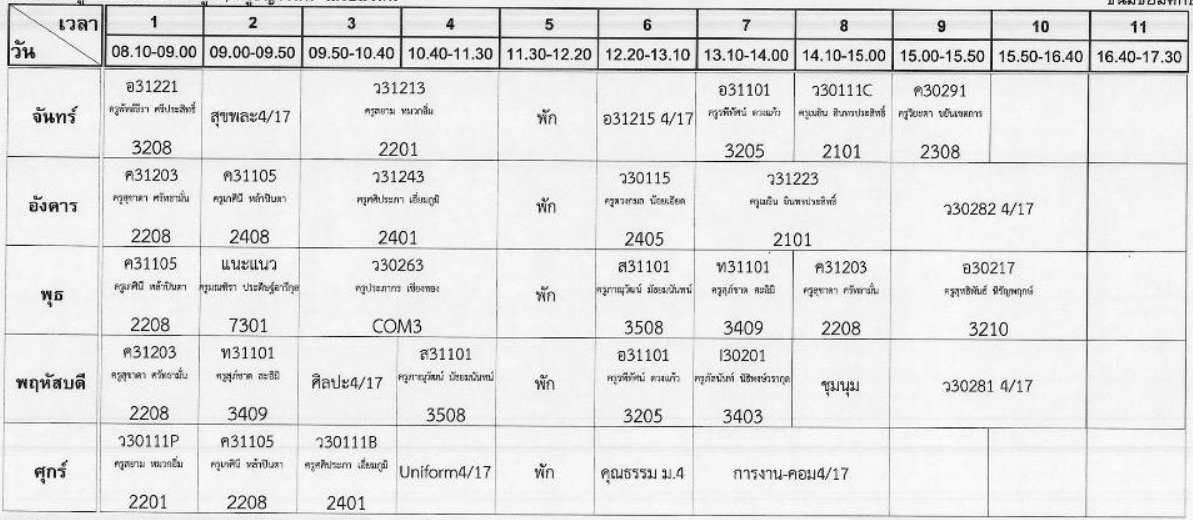
#> input picture table1.jpg, 1193 x 520 px
$ jupyter execute --allow-errors 1st.ipynb
#> lines starting #> are read from the running program, lines starting #| are printed output that depends on the picture; after the words box and inside, x2 and y2 are one past the last pixel; in counts of white or black regions, pixels touching at a corner belong together
[cell 1]
import cv2
import numpy as np
import PIL
import pytesseract

[cell 2]
# Import required packages
import cv2
import pytesseract

# Mention the installed location of Tesseract-OCR in your system
pytesseract.pytesseract.tesseract_cmd = r'C:\Program Files\Tesseract-OCR\tesseract.exe'

# Read image from which text needs to be extracted
img = cv2.imread("table1.jpg")
#> img is the input picture: shape (520, 1193, 3); min 0, max 255, mean 229.1

# Preprocessing the image starts

# Convert the image to gray scale
gray = cv2.cvtColor(img, cv2.COLOR_BGR2GRAY)

# Performing OTSU threshold
ret, thresh1 = cv2.threshold(gray, 0, 255, cv2.THRESH_OTSU | cv2.THRESH_BINARY_INV)
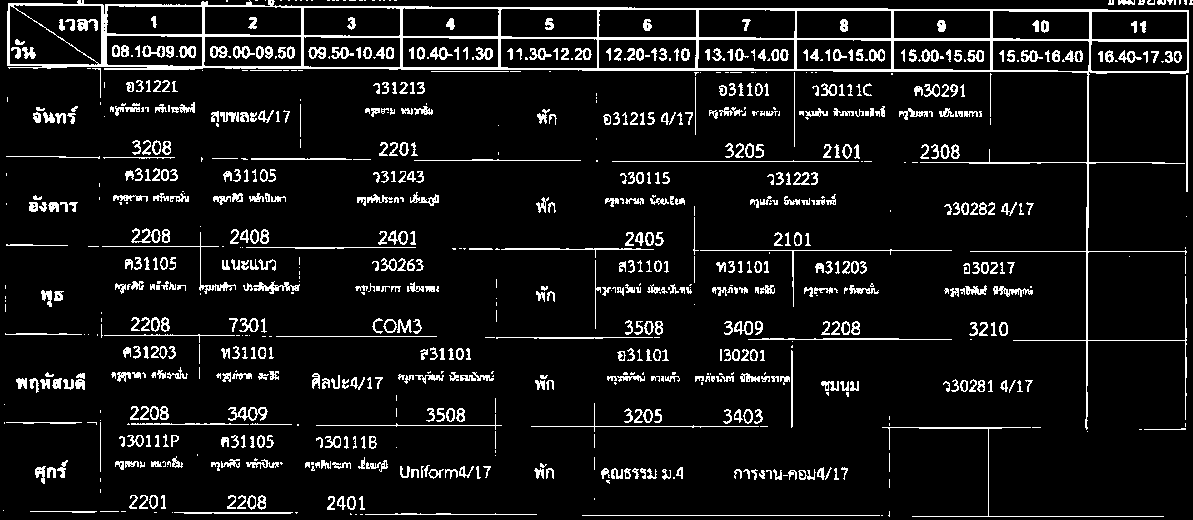
#> thresh1: shape (520, 1193); 8.6% white in thin lines or dots
#> ret = 177

# Specify structure shape and kernel size.
# Kernel size increases or decreases the area
# of the rectangle to be detected.
# A smaller value like (10, 10) will detect
# each word instead of a sentence.
rect_kernel = cv2.getStructuringElement(cv2.MORPH_RECT, (18, 18))

# Applying dilation on the threshold image
dilation = cv2.dilate(thresh1, rect_kernel, iterations = 1)
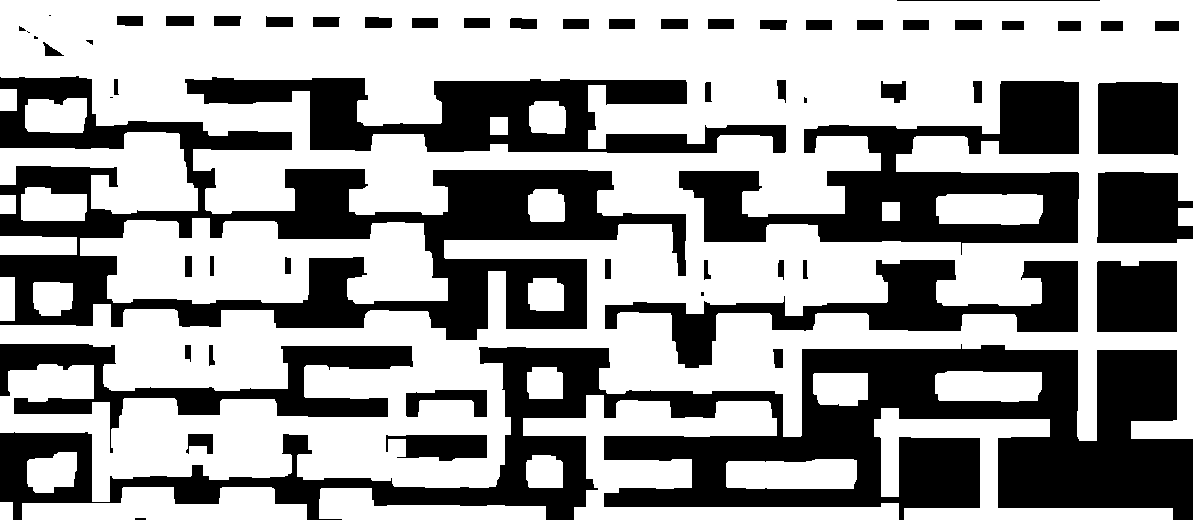
#> dilation: shape (520, 1193); 61% white; 60 black regions (6 under 20 px)

# Finding contours
contours, hierarchy = cv2.findContours(dilation, cv2.RETR_EXTERNAL,
                                                 cv2.CHAIN_APPROX_NONE)
#> contours = 24 contours; largest, box (x1, y1, x2, y2) and area: (0, 0, 1193, 502) 371494, (80, 218, 448, 304) 21572, (523, 395, 899, 520) 14156, (0, 132, 198, 214) 8538, (874, 408, 1173, 520) 8442

[cell 3]
# Creating a copy of image
im2 = img.copy()
for cnt in contours:
    x, y, w, h = cv2.boundingRect(cnt)

    # Drawing a rectangle on copied image
    rect = cv2.rectangle(im2, (x, y), (x + w, y + h), (0, 255, 0), 2)
#> this loop made 24 passes
#> (x, y, w, h) on passes 1 to 12: (0, 502, 13, 18), (319, 488, 227, 32), (22, 487, 285, 33), (726, 459, 131, 30), (526, 455, 37, 33), (27, 452, 50, 41), (874, 408, 299, 112), (523, 395, 376, 125), (813, 373, 55, 33), (935, 371, 107, 31), (527, 367, 36, 32), (33, 282, 40, 34)
#> pass 2, `rect = cv2.rectangle(im2, (x, y), (x + w, y + h), (0, 255, 0), 2)`:
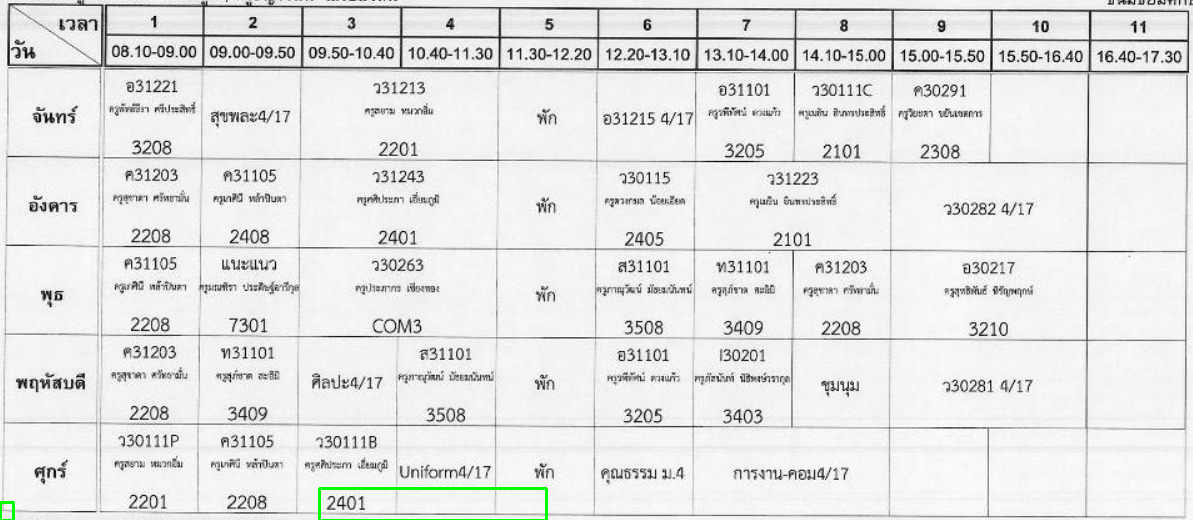
#> rect: shape (520, 1193, 3); mean B, G, R 228.6, 229.1, 228.6
#> pass 3, `rect = cv2.rectangle(im2, (x, y), (x + w, y + h), (0, 255, 0), 2)`:
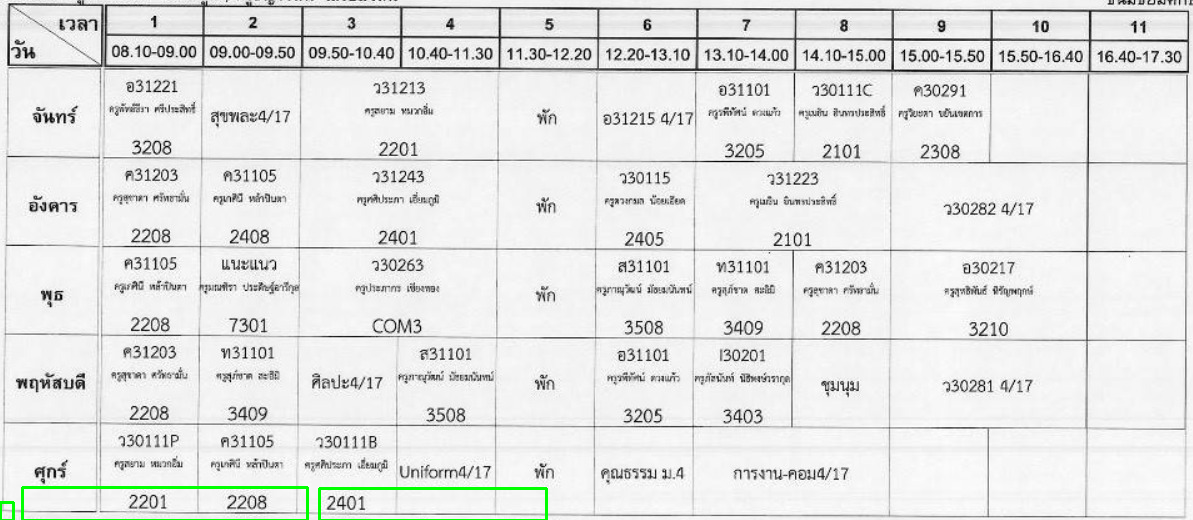
#> rect: shape (520, 1193, 3); 0.21% of pixels changed, all inside (x1, y1, x2, y2) = (21, 486, 309, 520)
#> after the loop:
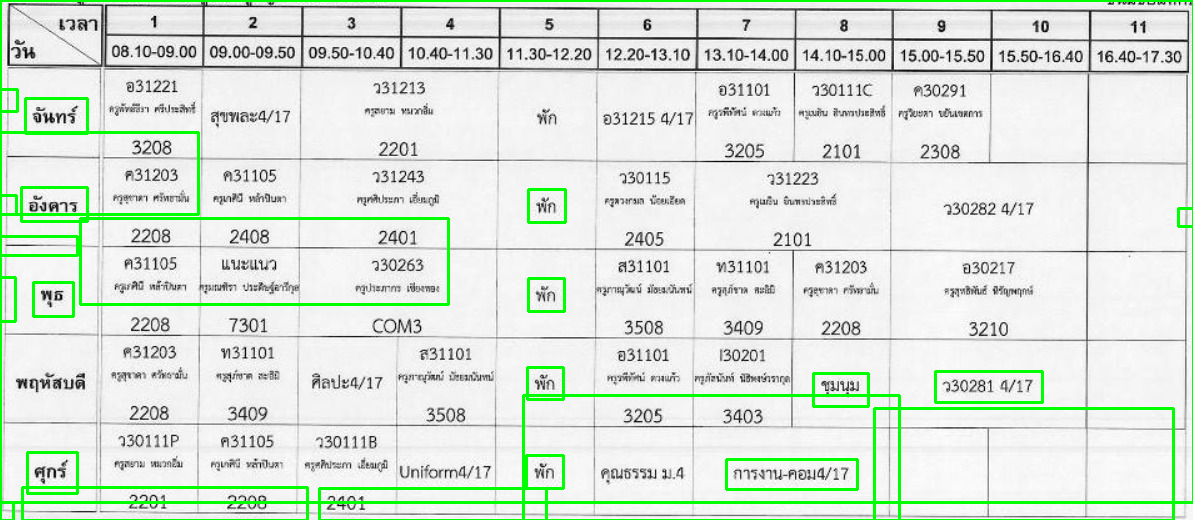
#> im2: shape (520, 1193, 3); 4.03% of pixels changed, all inside (x1, y1, x2, y2) = (0, 0, 1193, 520)
cv2.imshow('1',im2)
cv2.waitKey(0)
cv2.destroyAllWindows()

[cell 4]
print(im2.shape)
#| (520, 1193, 3)

#> (a cell that did not finish here is left out)

[cell 6]
window_name = 'image'
cv2.imshow(window_name,rect)

#waits for user to press any key
#(this is necessary to avoid Python kernel form crashing)
cv2.waitKey(0)

#closing all open windows
cv2.destroyAllWindows()

[cell 7]
print(contours)
#> (printed output is left out)

$ run again, with table.jpg copied over table1.jpg
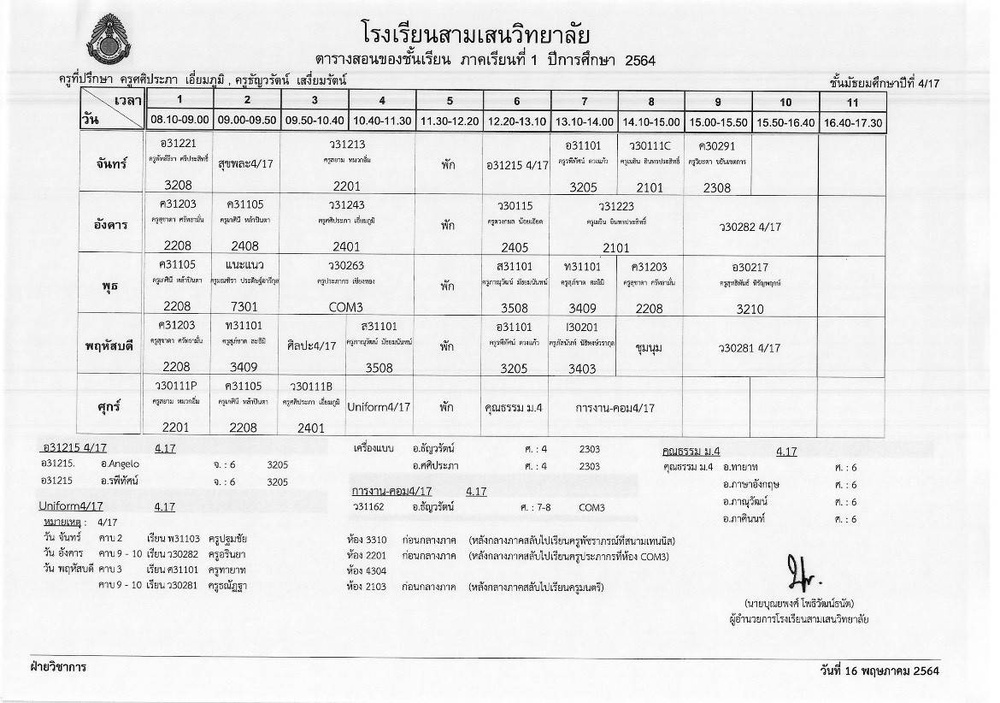
#> input picture table.jpg, 1000 x 703 px, shrunk from 1170 x 822 before the run
#> img is the input picture: shape (703, 1000, 3); min 0, max 255, mean 234.5
#> `ret, thresh1 = cv2.threshold(gray, 0, 255, cv2.THRESH_OTSU | cv2.THRES..`:
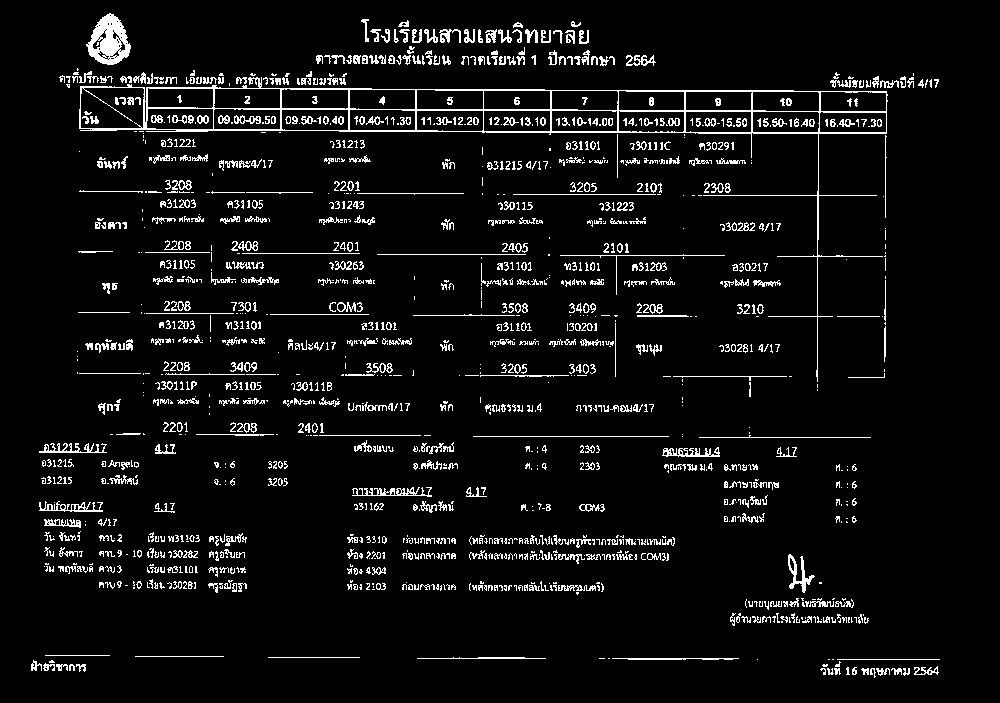
#> thresh1: shape (703, 1000); 6.2% white in thin lines or dots, all inside (x1, y1, x2, y2) = (31, 13, 940, 678)
#> ret = 174
#> dilation: shape (703, 1000); 49.6% white; 32 white regions
#> contours = 27 contours; largest, box (x1, y1, x2, y2) and area: (31, 5, 948, 602) 295212, (339, 526, 684, 604) 20549, (465, 419, 880, 532) 17062, (722, 546, 878, 635) 7575, (812, 651, 949, 687) 4354
#> the loop `for cnt in contours:` made 27 passes
#> (x, y, w, h) on passes 1 to 8: (812, 651, 137, 36), (749, 651, 18, 18), (591, 650, 157, 19), (409, 649, 146, 19), (260, 649, 109, 18), (127, 648, 106, 18), (23, 647, 96, 34), (722, 546, 156, 89)
#> after the loop `for cnt in contours:`:
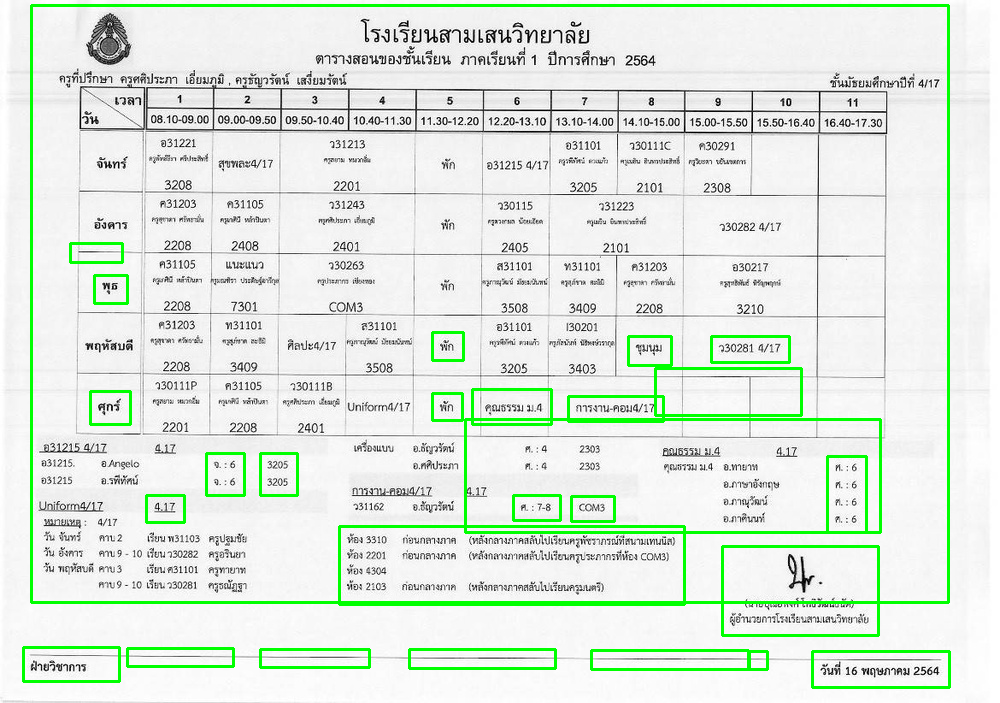
#> im2: shape (703, 1000, 3); 4.19% of pixels changed, all inside (x1, y1, x2, y2) = (22, 4, 951, 689)
#| (703, 1000, 3)
#> (printed output is left out)
